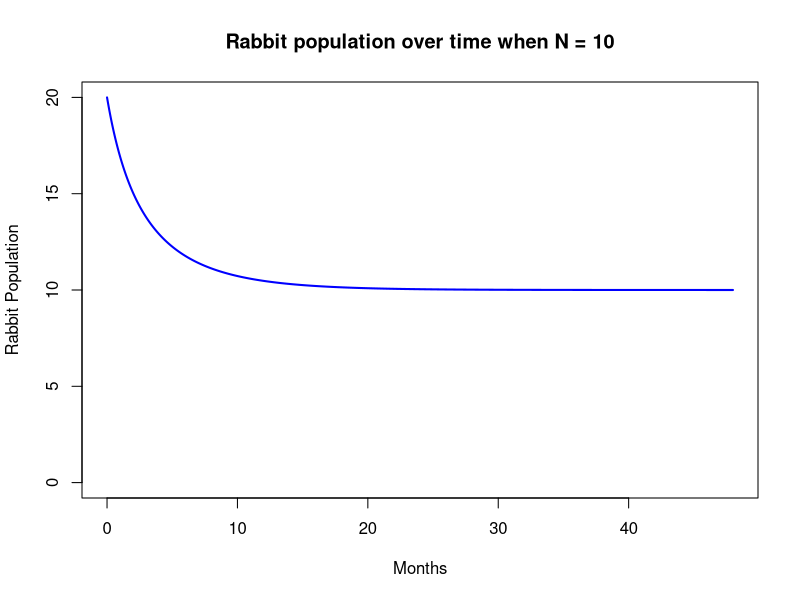
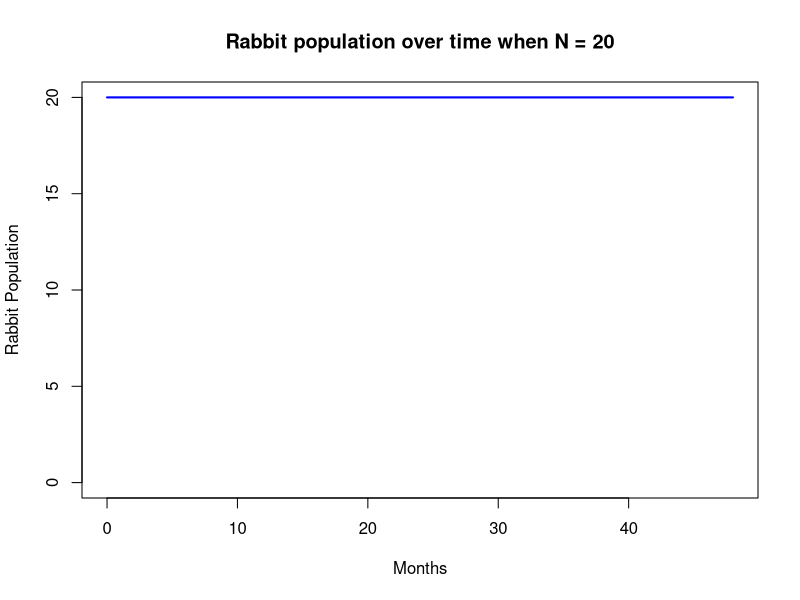
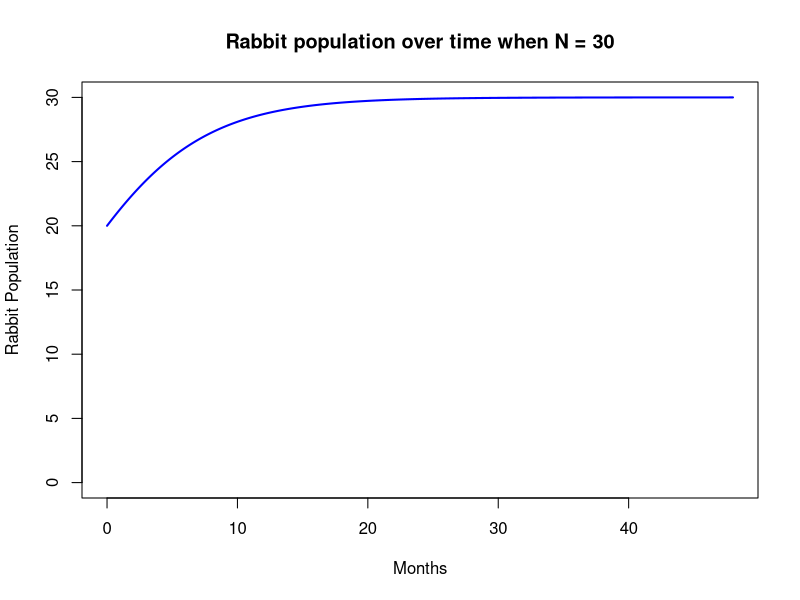
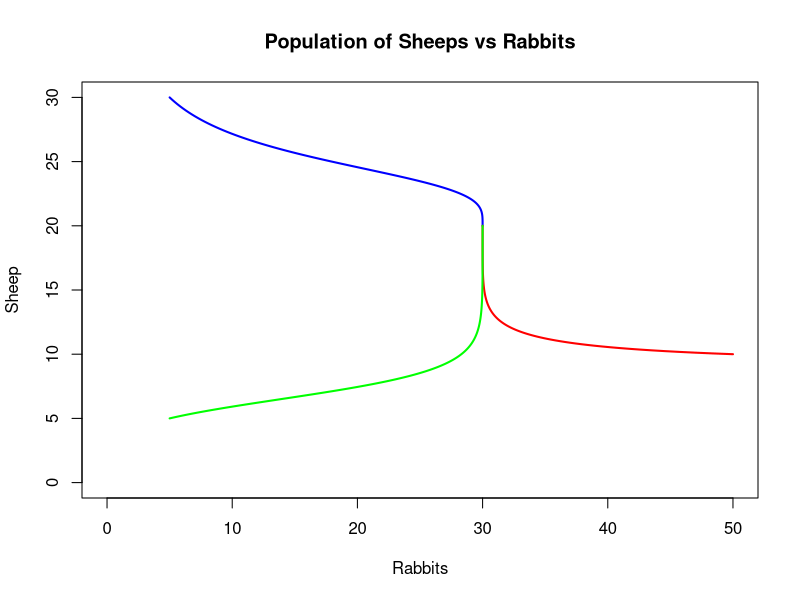
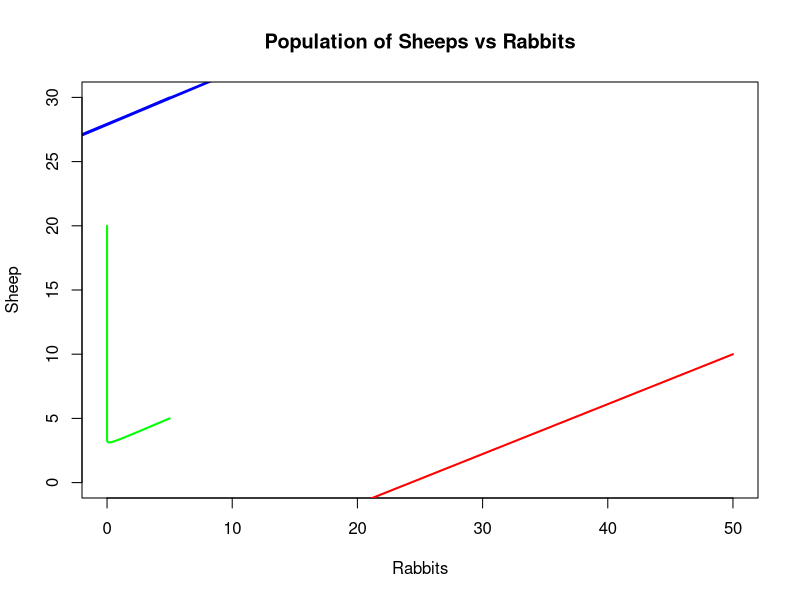
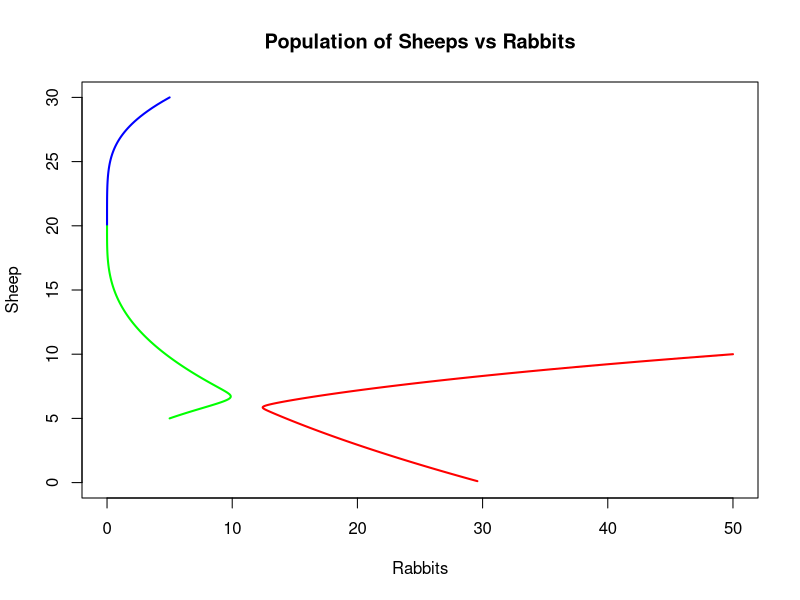

The R source for these figures, in order:
## ---- chunk 1
knitr::opts_chunk$set(echo = TRUE)
## ---- chunk 2
r_dot <- function(R, N, r) {
  r * R * (1 - (R / N))
}
## ---- chunk 3
r_pop_time <- function(R0, N, r, times) {
  # Get the number of entries in the times list 
  num_steps = length(times)
  # Initialize list to hold R(t)
  Rs <- matrix(0, 1, num_steps)
  # Set the initial values
  Rs[1] <- R0
  # Write the portion of the function that fills Rs with
  # the correct values:
  for (i in 2:num_steps) {
    delta <- times[i] - times[i - 1]
    Rs[i] <- Rs[i - 1] + (delta * r_dot(Rs[i - 1], N, r))
  }
  
  return(Rs)
}

## ---- chunk 4
t_max <- 48
num_steps <- 10000
times <- seq(0, t_max, length.out = num_steps)
r <- 0.2
R0 <- 20

N <- 10

r_pop <- r_pop_time(R0, N, r, times)

plot(times, r_pop, 
     type = "l", col = "blue" , 
     xlab = "Months", ylab = "Rabbit Population", 
     lwd = 2, ylim = c(0, max(r_pop)),
     main = "Rabbit population over time when N = 10")
## ---- chunk 5
N <- 20

r_pop <- r_pop_time(R0, N, r, times)

plot(times, r_pop, 
     type = "l", col = "blue" , 
     xlab = "Months", ylab = "Rabbit Population", 
     lwd = 2, ylim = c(0, max(r_pop)),
     main = "Rabbit population over time when N = 20")
## ---- chunk 6
N <- 30

r_pop <- r_pop_time(R0, N, r, times)

plot(times, r_pop, 
     type = "l", col = "blue" , 
     xlab = "Months", ylab = "Rabbit Population", 
     lwd = 2, ylim = c(0, max(r_pop)),
     main = "Rabbit population over time when N = 30")
## ---- chunk 7
# Copying the code from previous seminar

change_rate <- function(num_R, num_S, r, s, Nr, Ns, a, b) {
  R_dot <- (r * num_R * (1 - (num_R / Nr))) - (a * num_R * num_S)
  S_dot <- (s * num_S * (1 - (num_S / Ns))) - (b * num_R * num_S)
  
  return(c(R_dot, S_dot))
  }

animals_time <- function(R0, S0, r, s, Nr, Ns, a, b, times) { 
  # Get the number of entries in the times list num_steps = length(times)
  num_steps = length(times)
  # Initialize the lists to hold R(t) and F(t)
  Rs <- matrix(0, 1, num_steps) 
  Ss <- matrix(0, 1, num_steps) 
  # Set the initial values 
  Rs[1] <- R0
  Ss[1] <- S0
  # Write the portion of the function that fills Rs and Fs with 
  # the correct values:
  for (i in 2:num_steps) {
    delta <- times[i] - times[i - 1]
    change_rate_ <- change_rate(Rs[i - 1], Ss[i - 1], r, s, Nr, Ns, a, b)
    Rs[i] <- Rs[i - 1] + (delta * change_rate_[1])
    Ss[i] <- Ss[i - 1] + (delta * change_rate_[2])
  }  
  
  return( rbind(Rs, Ss) ) 
  }

t_max <- 240
num_steps <- 1000
times <- seq(0, t_max, length.out = num_steps)

r <- 0.2; s <- 0.05; Nr <- 30; Ns <- 20; a <- 0; b <- 0

R0 <- 5; S0 <- 30
animal_pop1 <- animals_time(R0, S0, r, s, Nr, Ns, a, b, times)

R0 <- 50; S0 <- 10
animal_pop2 <- animals_time(R0, S0, r, s, Nr, Ns, a, b, times)

R0 <- 5; S0 <- 5
animal_pop3 <- animals_time(R0, S0, r, s, Nr, Ns, a, b, times)

plot(animal_pop1[1, ], animal_pop1[2, ], type = "l", col = "blue"
   , xlab = "Rabbits", ylab = "Sheep", lwd = 2
   , xlim = c(0, 50)
   , ylim = c(0, 30)
   , main = "Population of Sheeps vs Rabbits"
   )
lines(animal_pop2[1, ], animal_pop2[2, ], col = "red", lwd = 2)
lines(animal_pop3[1, ], animal_pop3[2, ], col = "green", lwd = 2)
## ---- chunk 8
r <- 0.2; s <- 0.05; Nr <- 30; Ns <- 20; a <- 0.5; b <- 0.2

R0 <- 5; S0 <- 30
animal_pop1 <- animals_time(R0, S0, r, s, Nr, Ns, a, b, times)

R0 <- 50; S0 <- 10
animal_pop2 <- animals_time(R0, S0, r, s, Nr, Ns, a, b, times)

R0 <- 5; S0 <- 5
animal_pop3 <- animals_time(R0, S0, r, s, Nr, Ns, a, b, times)

plot(animal_pop1[1, ], animal_pop1[2, ], type = "l", col = "blue"
   , xlab = "Rabbits", ylab = "Sheep", lwd = 2
   , xlim = c(0, 50)
   , ylim = c(0, 30)
   , main = "Population of Sheeps vs Rabbits"
   )
lines(animal_pop2[1, ], animal_pop2[2, ], col = "red", lwd = 2)
lines(animal_pop3[1, ], animal_pop3[2, ], col = "green", lwd = 2)
## ---- chunk 9
r <- 0.2; s <- 0.05; Nr <- 30; Ns <- 20; a <- 0.02; b <- 0.003

R0 <- 5; S0 <- 30
animal_pop1 <- animals_time(R0, S0, r, s, Nr, Ns, a, b, times)

R0 <- 50; S0 <- 10
animal_pop2 <- animals_time(R0, S0, r, s, Nr, Ns, a, b, times)

R0 <- 5; S0 <- 5
animal_pop3 <- animals_time(R0, S0, r, s, Nr, Ns, a, b, times)

plot(animal_pop1[1, ], animal_pop1[2, ], type = "l", col = "blue"
   , xlab = "Rabbits", ylab = "Sheep", lwd = 2
   , xlim = c(0, 50)
   , ylim = c(0, 30)
   , main = "Population of Sheeps vs Rabbits"
   )
lines(animal_pop2[1, ], animal_pop2[2, ], col = "red", lwd = 2)
lines(animal_pop3[1, ], animal_pop3[2, ], col = "green", lwd = 2)
